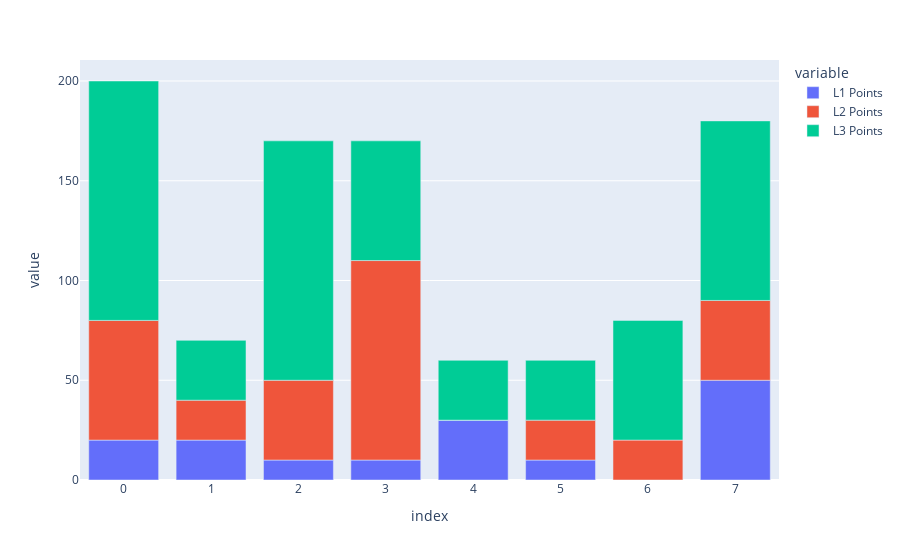

Notebook source saved alongside this figure:
### Code cell
avg_team = scouted_data.groupby("Team Number").mean(numeric_only = True)
print(avg_team)
endgame_df = scouted_data.groupby("Team Number")["Endgame Climbing Level"].value_counts().unstack(fill_value=0).reset_index()
endgame_df["L1 Points"] = endgame_df["L1"] * 10
endgame_df["L2 Points"] = endgame_df["L2"] * 20
endgame_df["L3 Points"] = endgame_df["L3"] * 30
print(endgame_df)
fig = px.bar(endgame_df, x = endgame_df.index, y = ["L1 Points", "L2 Points", "L3 Points"])
fig.show()

### Figure 1 — Plotly figure (JSON) as saved in the notebook; plotly's stock layout.template omitted (floating-point values rounded to 4 significant figures)
{"data": [{"hovertemplate": "variable=L1 Points<br>index=%{x}<br>value=%{y}<extra></extra>", "legendgroup": "L1 Points", "marker": {"color": "#636efa", "pattern": {"shape": ""}}, "name": "L1 Points", "orientation": "v", "showlegend": true, "textposition": "auto", "type": "bar", "x": [0, 1, 2, 3, 4, 5, 6, 7], "xaxis": "x", "y": [20, 20, 10, 10, 30, 10, 0, 50], "yaxis": "y"}, {"hovertemplate": "variable=L2 Points<br>index=%{x}<br>value=%{y}<extra></extra>", "legendgroup": "L2 Points", "marker": {"color": "#EF553B", "pattern": {"shape": ""}}, "name": "L2 Points", "orientation": "v", "showlegend": true, "textposition": "auto", "type": "bar", "x": [0, 1, 2, 3, 4, 5, 6, 7], "xaxis": "x", "y": [60, 20, 40, 100, 0, 20, 20, 40], "yaxis": "y"}, {"hovertemplate": "variable=L3 Points<br>index=%{x}<br>value=%{y}<extra></extra>", "legendgroup": "L3 Points", "marker": {"color": "#00cc96", "pattern": {"shape": ""}}, "name": "L3 Points", "orientation": "v", "showlegend": true, "textposition": "auto", "type": "bar", "x": [0, 1, 2, 3, 4, 5, 6, 7], "xaxis": "x", "y": [120, 30, 120, 60, 30, 30, 60, 90], "yaxis": "y"}], "layout": {"barmode": "relative", "legend": {"title": {"text": "variable"}, "tracegroupgap": 0}, "margin": {"t": 60}, "xaxis": {"anchor": "y", "domain": [0, 1], "title": {"text": "index"}}, "yaxis": {"anchor": "x", "domain": [0, 1], "title": {"text": "value"}}}}
